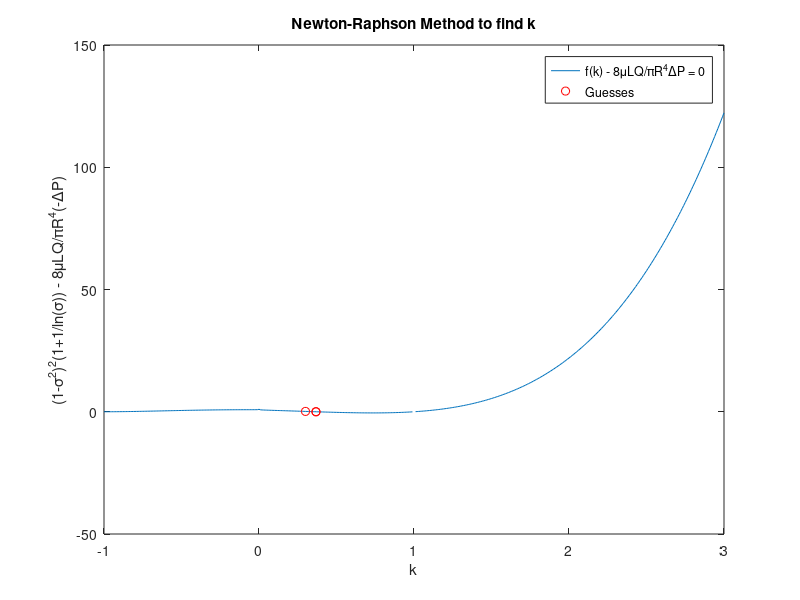

MATLAB code to generate this figure:
% Newton-Raphson method for solving f(x) = 0 with additional control
% x is sigma

% Constants
L = 200;
R = 90/11;
ratio = 1.5e-8;
A = 8 * L * ratio / (pi * R^4);
f = @(x) ((1 - x.^2).^2) .* (1 + 1 ./ log(x)) - A;

% Tolerances and iteration limit for Newton-Raphson
tolerance = 1e-16;
max_iterations = 100;
h = 1e-6; % Step size for numerical derivative
control_threshold = 0.0001; % Control threshold for f(x_guess)

% Initial guess
x_guess = 0.3;
guesses_list = zeros(1, max_iterations); % Preallocate for performance
guesses_list(1) = x_guess;

fprintf('Iteration\tGuess\t\tf(Guess)\n');
fprintf('--------------------------------------\n');

% Newton-Raphson iteration
for i = 1:max_iterations
    x_plus_h = x_guess + h;
    x_minus_h = x_guess - h;

    % Compute f(x + h) and f(x - h)
    f_plus = f(x_plus_h);
    f_minus = f(x_minus_h);

    % Central difference approximation of derivative
    df = (f_plus - f_minus) / (2 * h);

    % Update guess using Newton-Raphson formula
    x_new = x_guess - f(x_guess) / df;

    % Display current guess and function value
    fprintf('%d\t\t%.12f\t%.12f\n', i, x_guess, f(x_guess));

    % Check for convergence
    if abs(x_new - x_guess) < tolerance || abs(f(x_new)) < control_threshold
        guesses_list(i+1) = x_new;
        guesses_list = guesses_list(1:i+1); % Trim unused preallocated space
        break;
    end

    % Update guess
    x_guess = x_new;
    guesses_list(i+1) = x_new;
end

% Plotting the function and the guesses
t = -1:0.01:3;
y = f(t);

figure;
plot(t, y);
hold on;
plot(guesses_list, f(guesses_list), 'ro');
xlabel('k');
ylabel('(1-\sigma^2)^2(1+1/ln(\sigma)) - 8\muLQ/\piR^4(-\DeltaP)');
title('Newton-Raphson Method to find k');
legend('f(k) - 8\muLQ/\piR^4\DeltaP = 0', 'Guesses');
hold off;